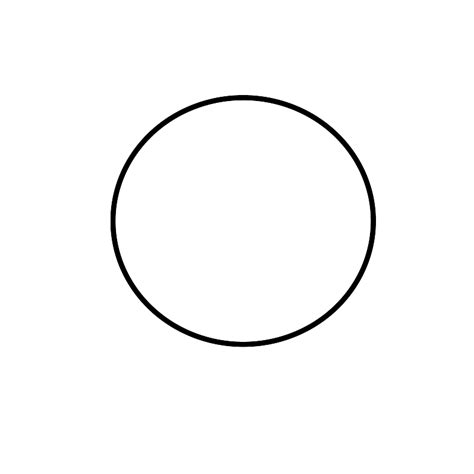
#> input picture Computer Vision/HW3/circle.jpg, 474 x 474 px
$ python Hough.py
#> lines starting #> are read from the running program, lines starting #| are printed output that depends on the picture; after the words box and inside, x2 and y2 are one past the last pixel; in counts of white or black regions, pixels touching at a corner belong together
import cv2
import numpy as np
import matplotlib.pyplot as plt
import matplotlib.lines as mlines

# line detection method in vectorized format
def line_detection_vectorized(image, edge_image, num_rhos=180, num_thetas=180, t_count=220):
  # Get the dimensions of the edge image
  edge_height, edge_width = edge_image.shape[:2]
  edge_height_half, edge_width_half = edge_height / 2, edge_width / 2

  # Calculate the maximum distance from the origin to the image corners
  d = np.sqrt(np.square(edge_height) + np.square(edge_width))

  # Calculate the increments of theta and rho
  dtheta = 180 / num_thetas
  drho = (2 * d) / num_rhos

  # Generate arrays of theta and rho values
  thetas = np.arange(0, 180, step=dtheta)
  rhos = np.arange(-d, d, step=drho)

  # Precompute cosine and sine values of theta
  cos_thetas = np.cos(np.deg2rad(thetas))
  sin_thetas = np.sin(np.deg2rad(thetas))

  # Create an accumulator array to store Hough transform values
  accumulator = np.zeros((len(rhos), len(rhos)))

  # Create a figure and subplots for visualization
  figure = plt.figure(figsize=(12, 12))
  subplot1 = figure.add_subplot(1, 4, 1)
  subplot2 = figure.add_subplot(1, 4, 2)
  subplot3 = figure.add_subplot(1, 4, 3)
  subplot4 = figure.add_subplot(1, 4, 4)

  # Display the original image and edge image
  subplot1.imshow(image)
  subplot2.imshow(edge_image, cmap="gray")

  # Set the background color of the Hough space subplot
  subplot3.set_facecolor((0, 0, 0))

  # Display the original image in the last subplot
  subplot4.imshow(image)

  # Adjust edge points based on the center of the image
  edge_points = np.argwhere(edge_image != 0)
  edge_points = edge_points - np.array([[edge_height_half, edge_width_half]])

  # Compute rho values for edge points
  rho_values = np.matmul(edge_points, np.array([sin_thetas, cos_thetas]))

  # Perform 2D histogram accumulation
  accumulator, theta_vals, rho_vals = np.histogram2d(
      np.tile(thetas, rho_values.shape[0]),
      rho_values.ravel(),
      bins=[thetas, rhos]
  )
  accumulator = np.transpose(accumulator)

  # Find lines with sufficient votes in the accumulator
  lines = np.argwhere(accumulator > t_count)
  rho_idxs, theta_idxs = lines[:, 0], lines[:, 1]
  r, t = rhos[rho_idxs], thetas[theta_idxs]

  # Plot the detected lines in Hough space
  for ys in rho_values:
    subplot3.plot(thetas, ys, color="white", alpha=0.05)
  subplot3.plot([t], [r], color="yellow", marker='o')

  # Plot the detected lines on the original image
  for line in lines:
    y, x = line
    rho = rhos[y]
    theta = thetas[x]
    a = np.cos(np.deg2rad(theta))
    b = np.sin(np.deg2rad(theta))
    x0 = (a * rho) + edge_width_half
    y0 = (b * rho) + edge_height_half
    x1 = int(x0 + 1000 * (-b))
    y1 = int(y0 + 1000 * (a))
    x2 = int(x0 - 1000 * (-b))
    y2 = int(y0 - 1000 * (a))
    subplot3.plot([theta], [rho], marker='o', color="yellow")
    subplot4.add_line(mlines.Line2D([x1, x2], [y1, y2]))

  # Invert y-axis and x-axis for Hough space plot
  subplot3.invert_yaxis()
  subplot3.invert_xaxis()

  # Set titles for the subplots
  subplot1.title.set_text("Original Image")
  subplot2.title.set_text("Edge Image")
  subplot3.title.set_text("Hough Space")
  subplot4.title.set_text("Detected Lines")

  # Show the plot
  plt.show()

  # Return the accumulator, rhos, and thetas for further analysis if needed
  return accumulator, rhos, thetas


if __name__ == "__main__":
  # Process three images for line detection
  for i in range(1):
    # Read an image file
    image = cv2.imread(f"circle.jpg")
#> image is the input picture: shape (474, 474, 3); min 0, max 255, mean 250.3

    # Convert the image to grayscale
    edge_image = cv2.cvtColor(image, cv2.COLOR_BGR2GRAY)

    # Apply Gaussian blur to reduce noise
    edge_image = cv2.GaussianBlur(edge_image, (3, 3), 1)

    # Apply Canny edge detection
    edge_image = cv2.Canny(edge_image, 100, 200)
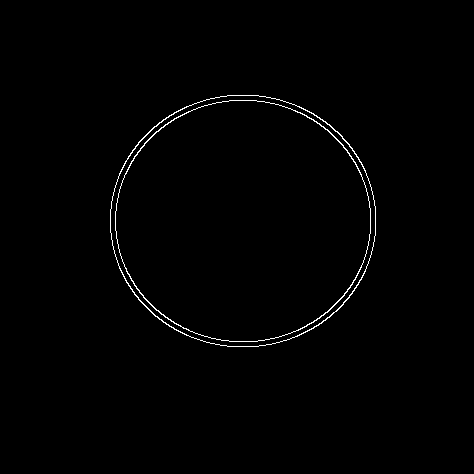
#> edge_image: shape (474, 474); 0.83% white in thin lines or dots, all inside (x1, y1, x2, y2) = (110, 95, 376, 347)

    # Dilate the edges for better line detection
    edge_image = cv2.dilate(
        edge_image,
        cv2.getStructuringElement(cv2.MORPH_RECT, (5, 5)),
        iterations=1
    )
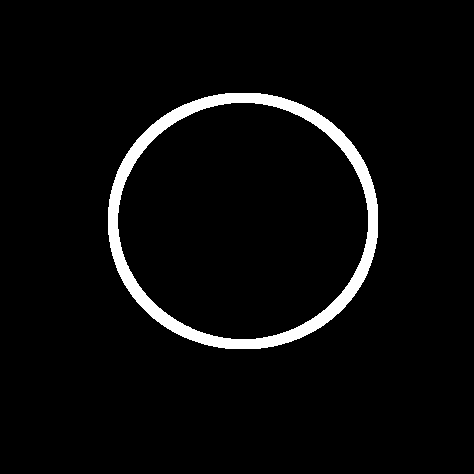
#> edge_image: shape (474, 474); 4% white; 1 white region, box (x1, y1, x2, y2) and area: (108, 93, 378, 349) 9085

    # Erode the edges to reduce thickness
    edge_image = cv2.erode(
        edge_image,
        cv2.getStructuringElement(cv2.MORPH_RECT, (5, 5)),
        iterations=1
    )
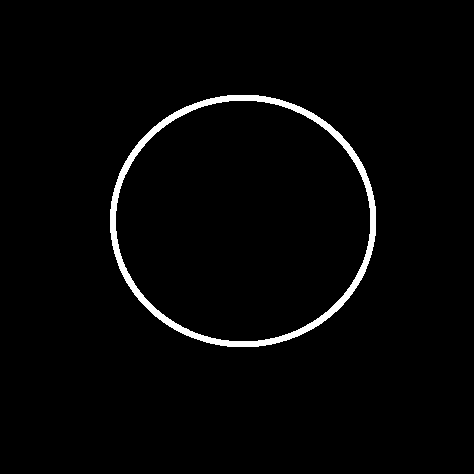
#> edge_image: shape (474, 474); 2.2% white; 1 white region, box (x1, y1, x2, y2) and area: (110, 95, 376, 347) 5037

    # Perform line detection using the vectorized method
    line_detection_vectorized(image, edge_image)
#> in line_detection_vectorized, `edge_points = np.argwhere(edge_image != 0)`: edge_points = 5037 pairs, first value 95 to 346, second value 110 to 375
#> in line_detection_vectorized, `edge_points = edge_points - np.array([[edge_height_half, edge_width_ha..`: edge_points = 5037 pairs, first value -142 to 109, second value -127 to 138
#> in line_detection_vectorized, `rho_values = np.matmul(edge_points, np.array([sin_thetas, cos_thetas]))`:
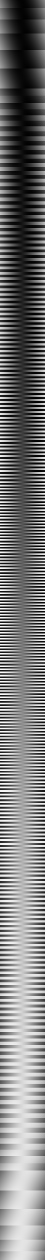
#> rho_values: shape (5037, 180) float64 (shown at 1/4 size); min -145.7, max 138, mean -10.5; drawn with min black and max white
#> in line_detection_vectorized, `accumulator, theta_vals, rho_vals = np.histogram2d( np.tile(thetas, rh..`:
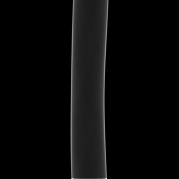
#> accumulator: shape (179, 179) float64; min 0, max 809, mean 28.3; drawn with min black and max white
#> in line_detection_vectorized, `accumulator, theta_vals, rho_vals = np.histogram2d( np.tile(thetas, rh..`: theta_vals = 180 values from 0 to 179; rho_vals = 180 values from -670.3 to 662.9
#> in line_detection_vectorized, `accumulator = np.transpose(accumulator)`:
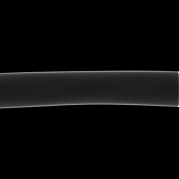
#> accumulator: shape (179, 179) float64; min 0, max 809, mean 28.3; drawn with min black and max white
#> in line_detection_vectorized, `lines = np.argwhere(accumulator > t_count)`: lines = 724 pairs, first value 71 to 107, second value 0 to 178
#> in line_detection_vectorized, `rho_idxs, theta_idxs = lines[:, 0], lines[:, 1]`: rho_idxs = 724 values from 71 to 107; theta_idxs = 724 values, max 178 at index 125, min 0 at index 283, mean 90.81
#> in line_detection_vectorized, `r, t = rhos[rho_idxs], thetas[theta_idxs]`: r = 724 values from -141.5 to 126.6; t has the same summary as theta_idxs
#> the loop in line_detection_vectorized, `for line in lines:` made 724 passes
#> (line, a, b, x0, y0, x1, y1, x2) on passes 1 to 3: ([71, 53], 0.602, 0.799, 151.8, 124, -646, 725, 950), ([71, 54], 0.588, 0.809, 153.8, 122.5, -655, 710, 962), ([71, 55], 0.574, 0.819, 155.8, 121.1, -663, 694, 974)
#> in line_detection_vectorized, `plt.show()`:
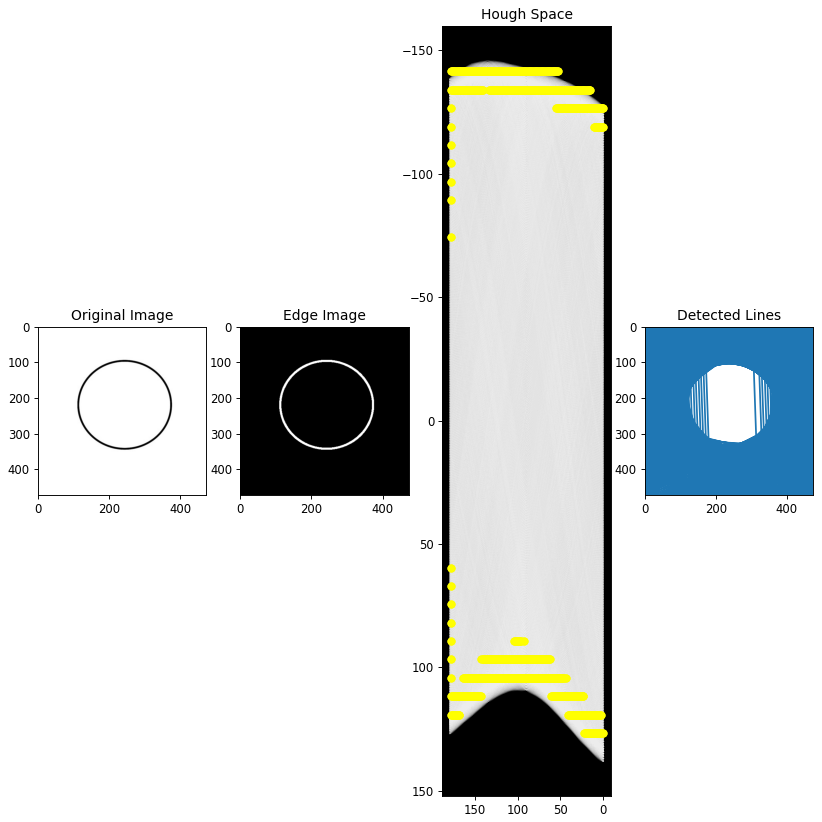
#> figure drawn by matplotlib, 4 panels; panel 3: curve peaks at x = 179, y = 7.52; panel 3: curve peaks at x = 179, y = 6.52; panel 3: curve peaks at x = 179, y = 5.52
